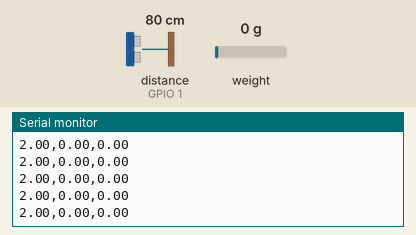
A sketch run on a simulated ESP32. Parts: the last lines printed to the serial monitor. Wiring (inferred from the names in the program): ultrasonic range finder: trigger GPIO 2; echo GPIO 1. The test bench sets the inputs (shaded band); at power-on: weight on the scale 0 g, distance to the obstacle (sensor on GPIO 1) 80 cm. The echo pulse lasts 58.3 µs per cm.

Above: at 2.1 s.
2.2 s: weight on the scale set to 100 g
At 2.35 s:
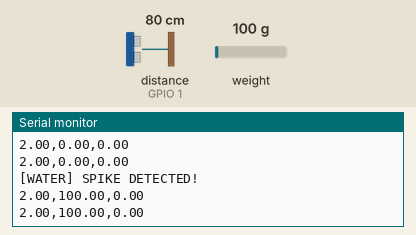
3.7 s: distance to the obstacle (sensor on GPIO 1) set to 2 cm
At 3.72 s:
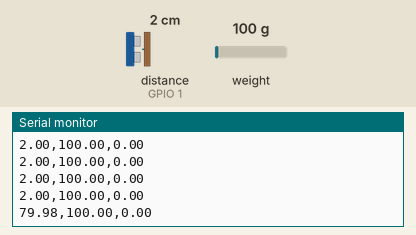
5.2 s: distance to the obstacle (sensor on GPIO 1) set to 4 cm
At 5.23 s:
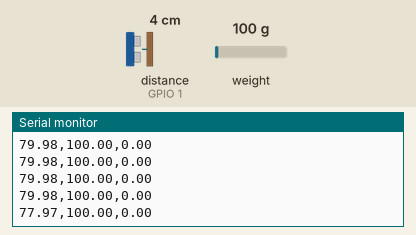
8.2 s: weight on the scale set to 1250 g
At 8.26 s:
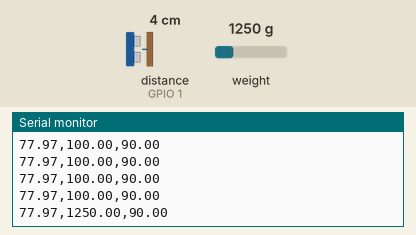
Timing chart, 0 to 10.7 s (numbered marks = the images above; inputs shaded):
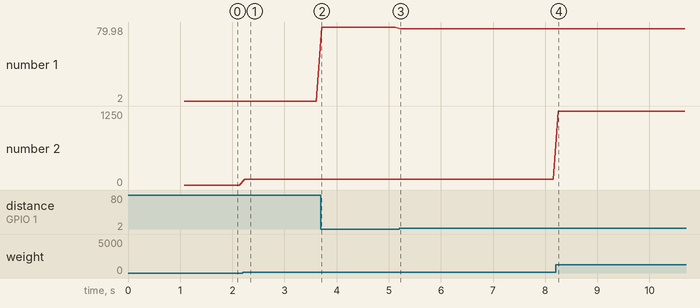

Measured:
- after the input at 2.2 s, the serial monitor: prints a new line at once (image 1)
- after the input at 3.7 s, the serial monitor: prints a new line at once (image 2)
- after the input at 5.2 s, the serial monitor: prints a new line at once (image 3)
- after the input at 8.2 s, the serial monitor: prints a new line after 0.05 s (image 4)
- plotted number 1: 2 → 79.98 after the input at 3.7 s, 79.98 → 77.97 after the input at 5.2 s
- plotted number 2: 0 → 100 after the input at 2.2 s, 100 → 1250 after the input at 8.2 s

The sketch:

coconut_sensor_hub.ino
```cpp
  /*
  * Coconut Quality Checker - ESP32 XIAO Sensor Hub (Weight + Height + Water)
  * Requirements:
  * - HX711 Library by Bogdan Necula
  * - Baud: 921600 for real-time serial plotter streaming
  *
  * Water Level Detection:
  * When weight suddenly spikes above SPIKE_THRESHOLD (coconut thrown on),
  * capture the initial weight, wait for settling, then track any increase
  * as water level (1g ≈ 1ml).
  */

  #include "HX711.h"

  // --- PIN CONFIGURATION (ESP32 XIAO) ---
  // HX711 Load Cell
  const int HX711_DOUT = 3;
  const int HX711_SCK  = 4;

  // Ultrasonic Sensor (HC-SR04)
  const int TRIG_PIN = 2;
  const int ECHO_PIN = 1;

  // --- CALIBRATION ---
  HX711 scale;
  float CALIBRATION_FACTOR = 225.358;
  long ZERO_OFFSET = 51430;

  // Ultrasonic: baseline distance (sensor to platform, no object) in cm
  float BASELINE_DISTANCE = 0.0;

  // --- WATER LEVEL DETECTION ---
  const float SPIKE_THRESHOLD = 100.0;   // grams - weight must jump above this
  const int SETTLE_COUNT = 50;           // readings to collect after spike
  const int STABLE_COUNT = 20;           // how many recent readings to average for "settled" weight

  enum WaterState {
    IDLE,         // Waiting for spike
    COLLECTING,   // Spike detected, collecting readings
    DONE          // Water level computed, waiting for removal
  };

  WaterState waterState = IDLE;
  float prevWeight = 0.0;
  float spikeReadings[200];      // Buffer for post-spike readings
  int spikeIndex = 0;
  float waterLevel = 0.0;        // Computed water level in ml
  float initialAvg = 0.0;        // Average of first few readings after spike

  float getHeight() {
    digitalWrite(TRIG_PIN, LOW);
    delayMicroseconds(2);
    digitalWrite(TRIG_PIN, HIGH);
    delayMicroseconds(10);
    digitalWrite(TRIG_PIN, LOW);

    long duration = pulseIn(ECHO_PIN, HIGH, 30000); // 30ms timeout (~5m max)
    if (duration == 0) return 0.0;

    float distance = (duration * 0.0343) / 2.0; // cm
    float height = BASELINE_DISTANCE - distance + 2.0; // +2cm offset
    return (height > 0) ? height : 0.0;
  }

  void processWaterDetection(float weight) {
    switch (waterState) {
      case IDLE:
        // Check for sudden spike: weight jumps from below threshold to above
        if (weight >= SPIKE_THRESHOLD && prevWeight < SPIKE_THRESHOLD) {
          waterState = COLLECTING;
          spikeIndex = 0;
          spikeReadings[spikeIndex++] = weight;
          waterLevel = 0.0;
          Serial.println("[WATER] SPIKE DETECTED!");
        }
        break;

      case COLLECTING:
        if (weight >= SPIKE_THRESHOLD * 0.5) {  // Allow some dip during bounce
          if (spikeIndex < 200) {
            spikeReadings[spikeIndex++] = weight;
          }

          if (spikeIndex >= SETTLE_COUNT) {
            // Compute water level from settled readings
            float lastSum = 0;
            for (int i = spikeIndex - STABLE_COUNT; i < spikeIndex; i++) {
              lastSum += spikeReadings[i];
            }
            float settledAvg = lastSum / STABLE_COUNT;

            // Settled weight = water level in ml (with 10ml offset)
            waterLevel = settledAvg - 10.0;
            if (waterLevel < 0) waterLevel = 0;

            waterState = DONE;
            Serial.print("[WATER] SETTLED! Weight=");
            Serial.print(settledAvg, 1);
            Serial.print("g = ");
            Serial.print(waterLevel, 1);
            Serial.println("ml");
          }
        } else {
          // Weight dropped too low during collection - false trigger, reset
          waterState = IDLE;
          waterLevel = 0.0;
          spikeIndex = 0;
          Serial.println("[WATER] Reset (weight dropped during collection)");
        }
        break;

      case DONE:
        // Stay in DONE state showing the water level until weight drops (object removed)
        if (weight < SPIKE_THRESHOLD * 0.3) {
          waterState = IDLE;
          waterLevel = 0.0;
          spikeIndex = 0;
          Serial.println("[WATER] Object removed, reset");
        }
        break;
    }

    prevWeight = weight;
  }

  void setup() {
    Serial.begin(921600);   // VERY FAST serial for real-time streaming
    delay(500);

    // HX711
    scale.begin(HX711_DOUT, HX711_SCK);
    scale.set_offset(ZERO_OFFSET);
    scale.set_scale(CALIBRATION_FACTOR);

    // Ultrasonic
    pinMode(TRIG_PIN, OUTPUT);
    pinMode(ECHO_PIN, INPUT);

    // Calibrate baseline (empty platform distance)
    delay(200);
    float sum = 0;
    for (int i = 0; i < 5; i++) {
      digitalWrite(TRIG_PIN, LOW);
      delayMicroseconds(2);
      digitalWrite(TRIG_PIN, HIGH);
      delayMicroseconds(10);
      digitalWrite(TRIG_PIN, LOW);
      long d = pulseIn(ECHO_PIN, HIGH, 30000);
      sum += (d * 0.0343) / 2.0;
      delay(50);
    }
    BASELINE_DISTANCE = sum / 5.0;

    Serial.println("[WATER] Water detection ready. Throw coconut to start!");
  }

  void loop() {
    if (scale.is_ready()) {
      float weight = scale.get_units(1);   // 1 sample ONLY for speed
      float height = getHeight();

      // Process water detection at native loop speed
      processWaterDetection(weight);

      // FORMAT: height,weight,water (expected by backend.py)
      Serial.print(height, 2);
      Serial.print(",");
      Serial.print(weight);
      Serial.print(",");
      Serial.println(waterLevel, 2);
    }
  }
```
